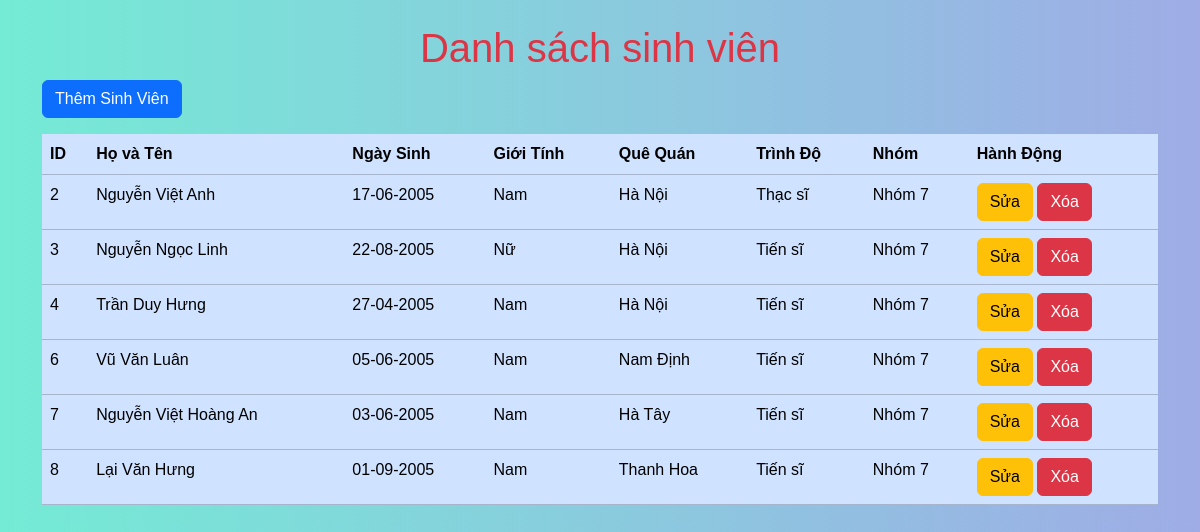
The page / on the database its author committed.
### tables this page shows
CREATE TABLE `table_studen` (
  `id` int(50) NOT NULL,
  `fullname` varchar(255) NOT NULL,
  `dob` date NOT NULL,
  `gender` int(50) NOT NULL,
  `hometown` varchar(255) NOT NULL,
  `level_id` int(50) NOT NULL,
  `group_id` int(50) NOT NULL
);

### index.php (the view, shortened to what this page needs)
<?php
require 'db.php';
$stmt = $conn->prepare("SELECT * FROM table_studen");
$stmt->execute();
$students = $stmt->fetchAll(PDO::FETCH_ASSOC);
?>
<!DOCTYPE html>
<html lang="en">
<head>
    <link href="https://cdn.jsdelivr.net/npm/bootstrap@5.3.3/dist/css/bootstrap.min.css" rel="stylesheet">
</head>
<body>
    <div class="container mt-4">
        <h1 class="text-danger text-center">Danh sách sinh viên</h1>
        <div class="mb-3">
            <a class="btn btn-primary" href="add.php">Thêm Sinh Viên</a>
        </div>
        <table class="table table-primary table-borered">
            <thead>
                <tr>
                    <th>ID</th>
                    <th>Họ và Tên</th>
                    <th>Ngày Sinh</th>
                    <th>Giới Tính</th>
                    <th>Quê Quán</th>
                    <th>Trình Độ</th>
                    <th>Nhóm</th>
                    <th>Hành Động</th>
                </tr>
            </thead>
            <tbody>
                <?php foreach ($students as $student): ?>
                    <tr>
                        <td><?= $student['id'] ?></td>
                        <td><?= htmlspecialchars($student['fullname']) ?></td>
                        <td><?= date('d-m-Y', strtotime($student['dob'])) ?></td>
                        <td><?= $student['gender'] == 1 ? 'Nam' : 'Nữ' ?></td>
                        <td><?= htmlspecialchars($student['hometown']) ?></td>
                        <td>
                            <?php
                            switch ($student['level_id']) {
                                case 0: echo 'Tiến sĩ'; break;
                                case 1: echo 'Thạc sĩ'; break;
                            }
                            ?>
                        </td>
                        <td>Nhóm <?= $student['group_id'] ?></td>
                        <td>
                            <a class="btn btn-warning" href="edit.php?id=<?= $student['id'] ?>">Sửa</a>
                            <a class="btn btn-danger" href="delete.php?id=<?= $student['id'] ?>" onclick="return confirm('Bạn có chắc muốn xóa?');">Xóa</a>
                        </td>
                    </tr>
                <?php endforeach; ?>
            </tbody>
        </table>
    </div>
</body>
</html>

### index.php (style rules this page uses)
body { background: linear-gradient(to right, #74ebd5, #9face6); font-family: 'Arial', sans-serif; color: #333; }

### rows shown on the page
table_studen: id "2", fullname "Nguyễn Việt Anh", dob "17-06-2005", gender "Nam", hometown "Hà Nội", level_id "Thạc sĩ", group "7"
table_studen: id "3", fullname "Nguyễn Ngọc Linh", dob "22-08-2005", gender "Nữ", hometown "Hà Nội", level_id "Tiến sĩ", group "7"
table_studen: id "4", fullname "Trần Duy Hưng", dob "27-04-2005", gender "Nam", hometown "Hà Nội", level_id "Tiến sĩ", group "7"
table_studen: id "6", fullname "Vũ Văn Luân", dob "05-06-2005", gender "Nam", hometown "Nam Định", level_id "Tiến sĩ", group "7"
table_studen: id "7", fullname "Nguyễn Việt Hoàng An", dob "03-06-2005", gender "Nam", hometown "Hà Tây", level_id "Tiến sĩ", group "7"
table_studen: id "8", fullname "Lại Văn Hưng", dob "01-09-2005", gender "Nam", hometown "Thanh Hoa", level_id "Tiến sĩ", group "7"
